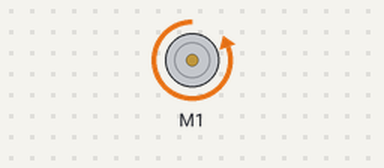
This sketch was run on a simulated Arduino Uno, built with avr-gcc and run on an emulated ATmega328P. Shown: DC motor (green arrow = forward, orange = backward, longer = faster).

Above: at 0.1 s.
Timing chart, 0 to 1.6 s (numbered marks = the images above):
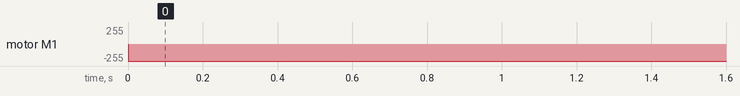

The sketch:

pickupwheelmotortest.ino
```cpp
//Inclusions and variables for Motor
#include <Wire.h>
#include <Adafruit_MotorShield.h>
#include "utility/Adafruit_MS_PWMServoDriver.h"
Adafruit_MotorShield AFMS = Adafruit_MotorShield();
Adafruit_DCMotor *myMotor1 = AFMS.getMotor(1);

void setup() {
  // put your setup code here, to run once:
  AFMS.begin();
  myMotor1->setSpeed(255);
  myMotor1->run(BACKWARD);
}

void loop() {
  // put your main code here, to run repeatedly:

}
```

Measured:
- by itself, motor M1: stopped → backward 255/255 at 0.00 s
